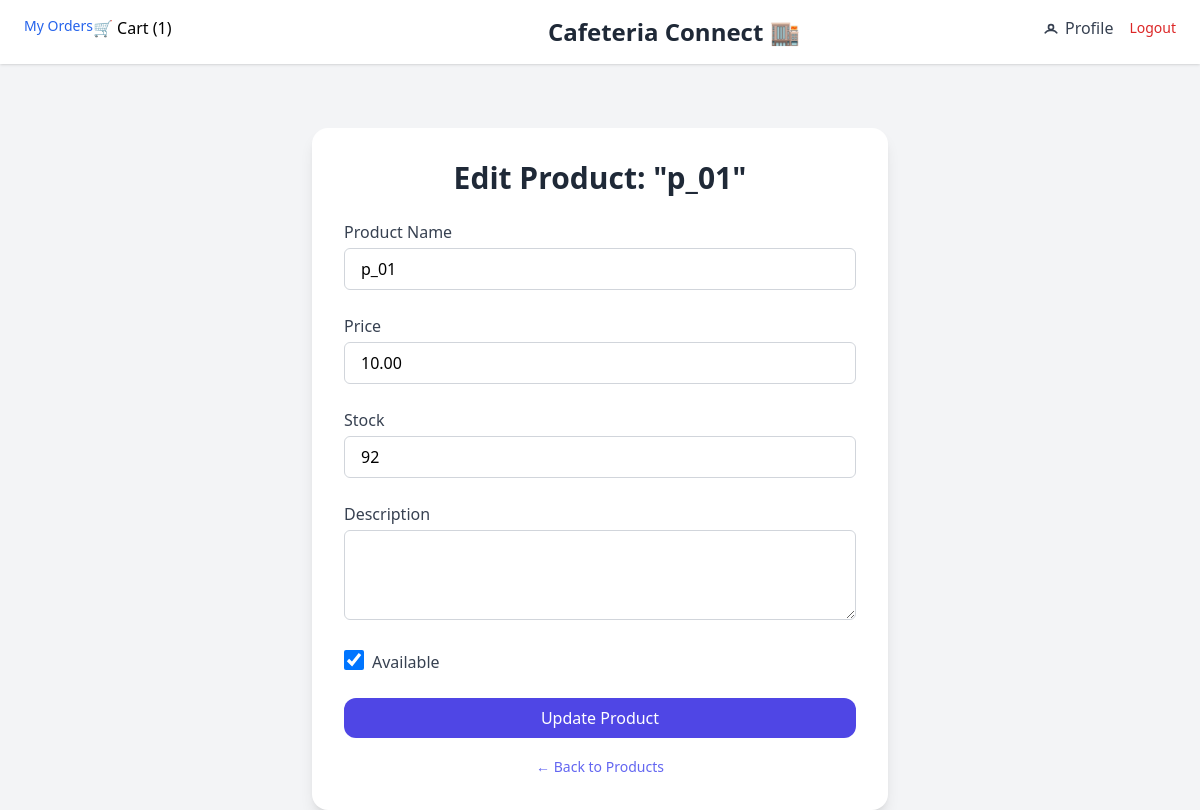
The app's page /shops/products/3/edit/ (signed in), older data.
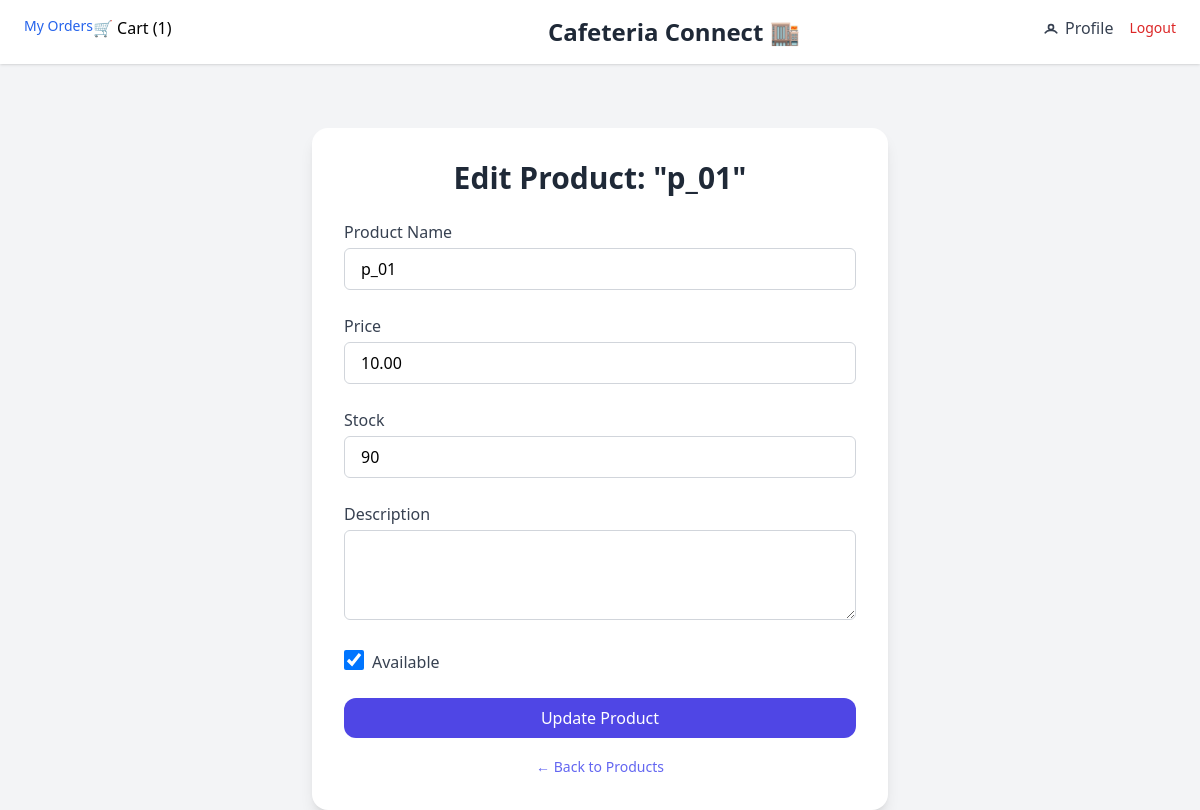
The same page, newer data.
### shops/models.py (models this page shows, shortened)
class Product(models.Model):
    shop = models.ForeignKey(Shop, on_delete=models.CASCADE, related_name='products')
    name = models.CharField(max_length=100)
    price = models.DecimalField(max_digits=7, decimal_places=2)
    description = models.TextField(blank=True)
    is_available = models.BooleanField(default=True)
    stock = models.PositiveIntegerField(default=0)

### shops/views.py (the view)
# urls.py: path('products/<int:product_id>/edit/', views.edit_product, name='edit-product'),
@login_required
def edit_product(request, product_id):
    product = get_object_or_404(Product, id=product_id)
    if request.method == 'POST':  # ✅ Make sure it's method
        form = ProductForm(request.POST, instance=product)
        if form.is_valid():
            product = form.save(commit=False)
            product.shop = product.shop  # manually reassign same value
            product.save()
            return redirect('product-list', shop_id=product.shop.id)  # Or use product.id
    else:
        form = ProductForm(instance=product)
    return render(request, 'edit_product.html', {
        'form': form,
        'edit': True,
        'product': product
    })

### shops/forms.py
class ProductForm(forms.ModelForm):
    class Meta:
        model = Product
        fields = ['name', 'price', 'description', 'is_available', 'stock']
        widgets = {
            'name': forms.TextInput(attrs={
                'class': 'w-full px-4 py-2 border border-gray-300 rounded-md focus:outline-none focus:ring-2 focus:ring-indigo-500'
            }),
            'price': forms.NumberInput(attrs={
                'class': 'w-full px-4 py-2 border border-gray-300 rounded-md focus:outline-none focus:ring-2 focus:ring-indigo-500'
            }),
            'stock': forms.NumberInput(attrs={
                'class': 'w-full px-4 py-2 border border-gray-300 rounded-md focus:outline-none focus:ring-2 focus:ring-indigo-500'
            }),
            'description': forms.Textarea(attrs={
                'rows': 3,
                'class': 'w-full px-4 py-2 border border-gray-300 rounded-md focus:outline-none focus:ring-2 focus:ring-indigo-500'
            }),
            'is_available': forms.CheckboxInput(attrs={
                'class': 'h-5 w-5 text-indigo-600 focus:ring-indigo-500 border-gray-300 rounded'
            })
        }

### cart/context_processors.py (called while the page is built)
def cart_item_count(request):
    count = 0
    current_cart = None
    if request.user.is_authenticated:
        current_cart = Cart.objects.filter(user=request.user).last()
        if current_cart:
            count = current_cart.items.count()
    return {
        "cart_item_count": count,
        "current_cart": current_cart,
    }

### templates/edit_product.html (shortened to what this page needs)
{% extends 'base.html' %}
{% block content %}
  <div class="max-w-xl mx-auto mt-16 p-8 bg-white rounded-2xl shadow-lg">
    <h2 class="text-3xl font-bold mb-6 text-center text-gray-800">Edit Product: "{{ product.name }}"</h2>
    <form method="post" class="space-y-6">
      <div>
        <label class="block text-gray-700 font-medium mb-1">Product Name</label>
        {{ form.name }}
      </div>
      <div>
        <label class="block text-gray-700 font-medium mb-1">Price</label>
        {{ form.price }}
      </div>
      <div>
        <label class="block text-gray-700 font-medium mb-1">Stock</label>
        {{ form.stock }}
      </div>
      <div>
        <label class="block text-gray-700 font-medium mb-1">Description</label>
        {{ form.description }}
      </div>
      <div class="flex products-center gap-2">
        {{ form.is_available }}
        <label for="{{ form.is_available.id_for_label }}" class="text-gray-700">Available</label>
      </div>
      <button type="submit" class="w-full bg-indigo-600 text-white py-2 px-4 rounded-xl hover:bg-indigo-700 transition">
        Update Product
      </button>
    </form>
    <div class="text-center mt-4">
      <a href="{% url 'product-list' product.shop.id %}" class="text-sm text-indigo-500 hover:underline">← Back to Products</a>
    </div>
  </div>
{% endblock %}

### templates/base.html (shortened to what this page needs)
<!DOCTYPE html>
<html>
<head>
    <script src="https://cdn.tailwindcss.com"></script>
</head>
<body class="bg-gray-100 min-h-screen font-sans">
  <nav class="bg-white shadow py-4 px-6 flex justify-between products-center">
     {% if user.is_authenticated %}
        <a href="{% url 'my_orders' %}" class="text-sm text-blue-600 hover:underline">My Orders</a>
        <a href="{% url 'cart_list' %}" class="cart-link">
            🛒 Cart (<span id="cart-count">{{ cart_item_count }}</span>)
        </a>
      {% endif %}
    <div class="flex-1 text-center">
      <a href="{% url 'shop-list' %}" class="text-2xl font-bold text-gray-800 hover:text-blue-600 transition">
        Cafeteria Connect 🏬
      </a>
    </div>
    {% if user.is_authenticated %}
        <div class="absolute top-4 right-6 flex items-center space-x-4">
          <a href="{% url 'profile' %}" class="text-gray-700 hover:text-black flex items-center space-x-1">
            <svg xmlns="http://www.w3.org/2000/svg" class="h-5 w-5" fill="none"
                viewBox="0 0 24 24" stroke="currentColor">
              <path stroke-linecap="round" stroke-linejoin="round" stroke-width="2"
                    d="M5.121 17.804A7 7 0 0112 15a7 7 0 016.879 2.804M15 11a3 3 0 11-6 0 3 3 0 016 0z" />
            </svg>
            <span>Profile</span>
          </a>
          <a href="{% url 'logout' %}" class="text-sm text-red-600 hover:underline">
            Logout
          </a>
        </div>
    {% endif %}
  </nav>
  {% block content %}{% endblock %}
</body>
</html>

Row changes from the older to the newer data that the page shows:
changed Product "p_01": stock "92" → "90"
